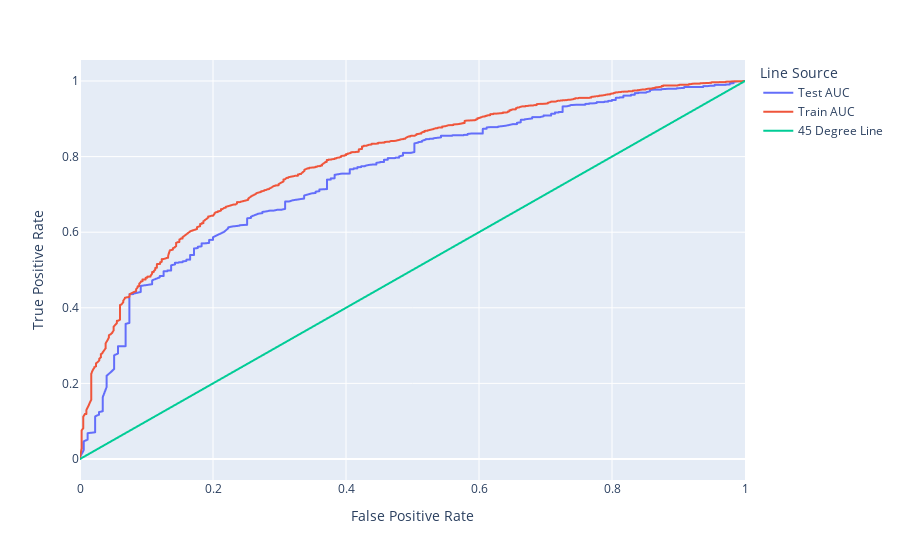

The notebook cell this image was saved under:
### Code cell
px.line(stacked, 'False Positive Rate', 'True Positive Rate', color='Line Source')

### Figure 1 — Plotly figure (JSON) as saved in the notebook; plotly's stock layout.template omitted (floating-point values rounded to 4 significant figures; data arrays with more than 128 entries replaced by an {"elided": "..."} marker saying what was removed)
{"data": [{"hovertemplate": "Line Source=Test AUC<br>False Positive Rate=%{x}<br>True Positive Rate=%{y}<extra></extra>", "legendgroup": "Test AUC", "line": {"color": "#636efa", "dash": "solid"}, "mode": "lines", "name": "Test AUC", "showlegend": true, "type": "scattergl", "x": {"elided": "365 float values"}, "xaxis": "x", "y": {"elided": "365 float values"}, "yaxis": "y"}, {"hovertemplate": "Line Source=Train AUC<br>False Positive Rate=%{x}<br>True Positive Rate=%{y}<extra></extra>", "legendgroup": "Train AUC", "line": {"color": "#EF553B", "dash": "solid"}, "mode": "lines", "name": "Train AUC", "showlegend": true, "type": "scattergl", "x": {"elided": "676 float values"}, "xaxis": "x", "y": {"elided": "676 float values"}, "yaxis": "y"}, {"hovertemplate": "Line Source=45 Degree Line<br>False Positive Rate=%{x}<br>True Positive Rate=%{y}<extra></extra>", "legendgroup": "45 Degree Line", "line": {"color": "#00cc96", "dash": "solid"}, "mode": "lines", "name": "45 Degree Line", "showlegend": true, "type": "scattergl", "x": {"elided": "365 float values"}, "xaxis": "x", "y": {"elided": "365 float values"}, "yaxis": "y"}], "layout": {"legend": {"title": {"text": "Line Source"}, "tracegroupgap": 0}, "margin": {"t": 60}, "xaxis": {"anchor": "y", "domain": [0, 1], "title": {"text": "False Positive Rate"}}, "yaxis": {"anchor": "x", "domain": [0, 1], "title": {"text": "True Positive Rate"}}}}
